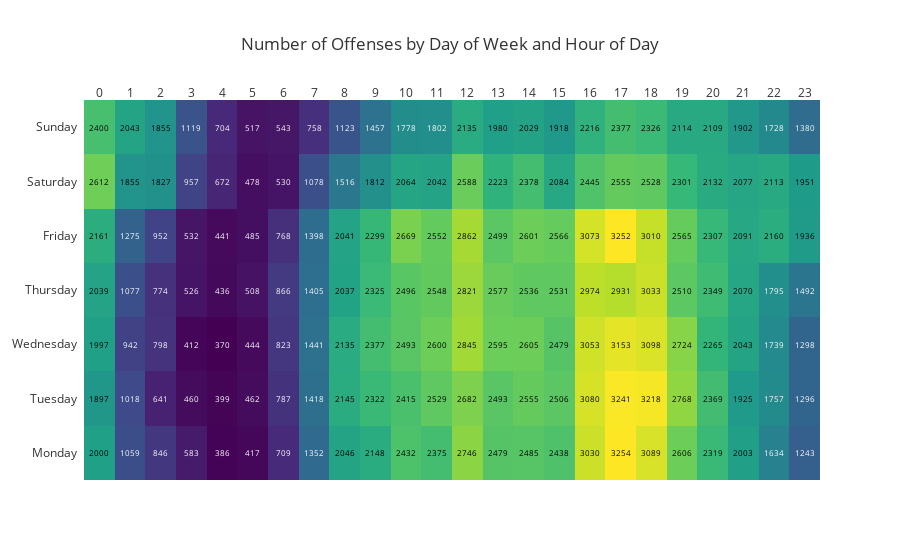

Notebook source saved alongside this figure:
### Code cell
fig = ff.create_annotated_heatmap(heatmap.values, x=heatmap.columns.to_list(), y=heatmap.index.to_list(), annotation_text=heatmap.values, colorscale='viridis')
(fig
 .update_layout(title_text="Number of Offenses by Day of Week and Hour of Day", xaxis_nticks=24)
)
for i in range(len(fig.layout.annotations)):
    fig.layout.annotations[i].font.size = 8
fig.show()

### Figure 1 — Plotly figure (JSON) as saved in the notebook; plotly's stock layout.template omitted (floating-point values rounded to 4 significant figures; data arrays with more than 128 entries replaced by an {"elided": "..."} marker saying what was removed)
{"data": [{"colorscale": [[0, "#440154"], [0.1111, "#482878"], [0.2222, "#3e4989"], [0.3333, "#31688e"], [0.4444, "#26828e"], [0.5556, "#1f9e89"], [0.6667, "#35b779"], [0.7778, "#6ece58"], [0.8889, "#b5de2b"], [1, "#fde725"]], "reversescale": false, "showscale": false, "type": "heatmap", "x": [0, 1, 2, 3, 4, 5, 6, 7, 8, 9, 10, 11, 12, 13, 14, 15, 16, 17, 18, 19, 20, 21, 22, 23], "y": ["Monday", "Tuesday", "Wednesday", "Thursday", "Friday", "Saturday", "Sunday"], "z": {"elided": "7x24 int values"}}], "layout": {"annotations": [{"font": {"color": "#000000", "size": 8}, "showarrow": false, "text": "2000", "x": 0, "xref": "x", "y": "Monday", "yref": "y"}, {"font": {"color": "#FFFFFF", "size": 8}, "showarrow": false, "text": "1059", "x": 1, "xref": "x", "y": "Monday", "yref": "y"}, {"font": {"color": "#FFFFFF", "size": 8}, "showarrow": false, "text": "846", "x": 2, "xref": "x", "y": "Monday", "yref": "y"}, {"font": {"color": "#FFFFFF", "size": 8}, "showarrow": false, "text": "583", "x": 3, "xref": "x", "y": "Monday", "yref": "y"}, {"font": {"color": "#FFFFFF", "size": 8}, "showarrow": false, "text": "386", "x": 4, "xref": "x", "y": "Monday", "yref": "y"}, {"font": {"color": "#FFFFFF", "size": 8}, "showarrow": false, "text": "417", "x": 5, "xref": "x", "y": "Monday", "yref": "y"}, {"font": {"color": "#FFFFFF", "size": 8}, "showarrow": false, "text": "709", "x": 6, "xref": "x", "y": "Monday", "yref": "y"}, {"font": {"color": "#FFFFFF", "size": 8}, "showarrow": false, "text": "1352", "x": 7, "xref": "x", "y": "Monday", "yref": "y"}, {"font": {"color": "#000000", "size": 8}, "showarrow": false, "text": "2046", "x": 8, "xref": "x", "y": "Monday", "yref": "y"}, {"font": {"color": "#000000", "size": 8}, "showarrow": false, "text": "2148", "x": 9, "xref": "x", "y": "Monday", "yref": "y"}, {"font": {"color": "#000000", "size": 8}, "showarrow": false, "text": "2432", "x": 10, "xref": "x", "y": "Monday", "yref": "y"}, {"font": {"color": "#000000", "size": 8}, "showarrow": false, "text": "2375", "x": 11, "xref": "x", "y": "Monday", "yref": "y"}, {"font": {"color": "#000000", "size": 8}, "showarrow": false, "text": "2746", "x": 12, "xref": "x", "y": "Monday", "yref": "y"}, {"font": {"color": "#000000", "size": 8}, "showarrow": false, "text": "2479", "x": 13, "xref": "x", "y": "Monday", "yref": "y"}, {"font": {"color": "#000000", "size": 8}, "showarrow": false, "text": "2485", "x": 14, "xref": "x", "y": "Monday", "yref": "y"}, {"font": {"color": "#000000", "size": 8}, "showarrow": false, "text": "2438", "x": 15, "xref": "x", "y": "Monday", "yref": "y"}, {"font": {"color": "#000000", "size": 8}, "showarrow": false, "text": "3030", "x": 16, "xref": "x", "y": "Monday", "yref": "y"}, {"font": {"color": "#000000", "size": 8}, "showarrow": false, "text": "3254", "x": 17, "xref": "x", "y": "Monday", "yref": "y"}, {"font": {"color": "#000000", "size": 8}, "showarrow": false, "text": "3089", "x": 18, "xref": "x", "y": "Monday", "yref": "y"}, {"font": {"color": "#000000", "size": 8}, "showarrow": false, "text": "2606", "x": 19, "xref": "x", "y": "Monday", "yref": "y"}, {"font": {"color": "#000000", "size": 8}, "showarrow": false, "text": "2319", "x": 20, "xref": "x", "y": "Monday", "yref": "y"}, {"font": {"color": "#000000", "size": 8}, "showarrow": false, "text": "2003", "x": 21, "xref": "x", "y": "Monday", "yref": "y"}, {"font": {"color": "#FFFFFF", "size": 8}, "showarrow": false, "text": "1634", "x": 22, "xref": "x", "y": "Monday", "yref": "y"}, {"font": {"color": "#FFFFFF", "size": 8}, "showarrow": false, "text": "1243", "x": 23, "xref": "x", "y": "Monday", "yref": "y"}, {"font": {"color": "#000000", "size": 8}, "showarrow": false, "text": "1897", "x": 0, "xref": "x", "y": "Tuesday", "yref": "y"}, {"font": {"color": "#FFFFFF", "size": 8}, "showarrow": false, "text": "1018", "x": 1, "xref": "x", "y": "Tuesday", "yref": "y"}, {"font": {"color": "#FFFFFF", "size": 8}, "showarrow": false, "text": "641", "x": 2, "xref": "x", "y": "Tuesday", "yref": "y"}, {"font": {"color": "#FFFFFF", "size": 8}, "showarrow": false, "text": "460", "x": 3, "xref": "x", "y": "Tuesday", "yref": "y"}, {"font": {"color": "#FFFFFF", "size": 8}, "showarrow": false, "text": "399", "x": 4, "xref": "x", "y": "Tuesday", "yref": "y"}, {"font": {"color": "#FFFFFF", "size": 8}, "showarrow": false, "text": "462", "x": 5, "xref": "x", "y": "Tuesday", "yref": "y"}, {"font": {"color": "#FFFFFF", "size": 8}, "showarrow": false, "text": "787", "x": 6, "xref": "x", "y": "Tuesday", "yref": "y"}, {"font": {"color": "#FFFFFF", "size": 8}, "showarrow": false, "text": "1418", "x": 7, "xref": "x", "y": "Tuesday", "yref": "y"}, {"font": {"color": "#000000", "size": 8}, "showarrow": false, "text": "2145", "x": 8, "xref": "x", "y": "Tuesday", "yref": "y"}, {"font": {"color": "#000000", "size": 8}, "showarrow": false, "text": "2322", "x": 9, "xref": "x", "y": "Tuesday", "yref": "y"}, {"font": {"color": "#000000", "size": 8}, "showarrow": false, "text": "2415", "x": 10, "xref": "x", "y": "Tuesday", "yref": "y"}, {"font": {"color": "#000000", "size": 8}, "showarrow": false, "text": "2529", "x": 11, "xref": "x", "y": "Tuesday", "yref": "y"}, {"font": {"color": "#000000", "size": 8}, "showarrow": false, "text": "2682", "x": 12, "xref": "x", "y": "Tuesday", "yref": "y"}, {"font": {"color": "#000000", "size": 8}, "showarrow": false, "text": "2493", "x": 13, "xref": "x", "y": "Tuesday", "yref": "y"}, {"font": {"color": "#000000", "size": 8}, "showarrow": false, "text": "2555", "x": 14, "xref": "x", "y": "Tuesday", "yref": "y"}, {"font": {"color": "#000000", "size": 8}, "showarrow": false, "text": "2506", "x": 15, "xref": "x", "y": "Tuesday", "yref": "y"}, {"font": {"color": "#000000", "size": 8}, "showarrow": false, "text": "3080", "x": 16, "xref": "x", "y": "Tuesday", "yref": "y"}, {"font": {"color": "#000000", "size": 8}, "showarrow": false, "text": "3241", "x": 17, "xref": "x", "y": "Tuesday", "yref": "y"}, {"font": {"color": "#000000", "size": 8}, "showarrow": false, "text": "3218", "x": 18, "xref": "x", "y": "Tuesday", "yref": "y"}, {"font": {"color": "#000000", "size": 8}, "showarrow": false, "text": "2768", "x": 19, "xref": "x", "y": "Tuesday", "yref": "y"}, {"font": {"color": "#000000", "size": 8}, "showarrow": false, "text": "2369", "x": 20, "xref": "x", "y": "Tuesday", "yref": "y"}, {"font": {"color": "#000000", "size": 8}, "showarrow": false, "text": "1925", "x": 21, "xref": "x", "y": "Tuesday", "yref": "y"}, {"font": {"color": "#FFFFFF", "size": 8}, "showarrow": false, "text": "1757", "x": 22, "xref": "x", "y": "Tuesday", "yref": "y"}, {"font": {"color": "#FFFFFF", "size": 8}, "showarrow": false, "text": "1296", "x": 23, "xref": "x", "y": "Tuesday", "yref": "y"}, {"font": {"color": "#000000", "size": 8}, "showarrow": false, "text": "1997", "x": 0, "xref": "x", "y": "Wednesday", "yref": "y"}, {"font": {"color": "#FFFFFF", "size": 8}, "showarrow": false, "text": "942", "x": 1, "xref": "x", "y": "Wednesday", "yref": "y"}, {"font": {"color": "#FFFFFF", "size": 8}, "showarrow": false, "text": "798", "x": 2, "xref": "x", "y": "Wednesday", "yref": "y"}, {"font": {"color": "#FFFFFF", "size": 8}, "showarrow": false, "text": "412", "x": 3, "xref": "x", "y": "Wednesday", "yref": "y"}, {"font": {"color": "#FFFFFF", "size": 8}, "showarrow": false, "text": "370", "x": 4, "xref": "x", "y": "Wednesday", "yref": "y"}, {"font": {"color": "#FFFFFF", "size": 8}, "showarrow": false, "text": "444", "x": 5, "xref": "x", "y": "Wednesday", "yref": "y"}, {"font": {"color": "#FFFFFF", "size": 8}, "showarrow": false, "text": "823", "x": 6, "xref": "x", "y": "Wednesday", "yref": "y"}, {"font": {"color": "#FFFFFF", "size": 8}, "showarrow": false, "text": "1441", "x": 7, "xref": "x", "y": "Wednesday", "yref": "y"}, {"font": {"color": "#000000", "size": 8}, "showarrow": false, "text": "2135", "x": 8, "xref": "x", "y": "Wednesday", "yref": "y"}, {"font": {"color": "#000000", "size": 8}, "showarrow": false, "text": "2377", "x": 9, "xref": "x", "y": "Wednesday", "yref": "y"}, {"font": {"color": "#000000", "size": 8}, "showarrow": false, "text": "2493", "x": 10, "xref": "x", "y": "Wednesday", "yref": "y"}, {"font": {"color": "#000000", "size": 8}, "showarrow": false, "text": "2600", "x": 11, "xref": "x", "y": "Wednesday", "yref": "y"}, {"font": {"color": "#000000", "size": 8}, "showarrow": false, "text": "2845", "x": 12, "xref": "x", "y": "Wednesday", "yref": "y"}, {"font": {"color": "#000000", "size": 8}, "showarrow": false, "text": "2595", "x": 13, "xref": "x", "y": "Wednesday", "yref": "y"}, {"font": {"color": "#000000", "size": 8}, "showarrow": false, "text": "2605", "x": 14, "xref": "x", "y": "Wednesday", "yref": "y"}, {"font": {"color": "#000000", "size": 8}, "showarrow": false, "text": "2479", "x": 15, "xref": "x", "y": "Wednesday", "yref": "y"}, {"font": {"color": "#000000", "size": 8}, "showarrow": false, "text": "3053", "x": 16, "xref": "x", "y": "Wednesday", "yref": "y"}, {"font": {"color": "#000000", "size": 8}, "showarrow": false, "text": "3153", "x": 17, "xref": "x", "y": "Wednesday", "yref": "y"}, {"font": {"color": "#000000", "size": 8}, "showarrow": false, "text": "3098", "x": 18, "xref": "x", "y": "Wednesday", "yref": "y"}, {"font": {"color": "#000000", "size": 8}, "showarrow": false, "text": "2724", "x": 19, "xref": "x", "y": "Wednesday", "yref": "y"}, {"font": {"color": "#000000", "size": 8}, "showarrow": false, "text": "2265", "x": 20, "xref": "x", "y": "Wednesday", "yref": "y"}, {"font": {"color": "#000000", "size": 8}, "showarrow": false, "text": "2043", "x": 21, "xref": "x", "y": "Wednesday", "yref": "y"}, {"font": {"color": "#FFFFFF", "size": 8}, "showarrow": false, "text": "1739", "x": 22, "xref": "x", "y": "Wednesday", "yref": "y"}, {"font": {"color": "#FFFFFF", "size": 8}, "showarrow": false, "text": "1298", "x": 23, "xref": "x", "y": "Wednesday", "yref": "y"}, {"font": {"color": "#000000", "size": 8}, "showarrow": false, "text": "2039", "x": 0, "xref": "x", "y": "Thursday", "yref": "y"}, {"font": {"color": "#FFFFFF", "size": 8}, "showarrow": false, "text": "1077", "x": 1, "xref": "x", "y": "Thursday", "yref": "y"}, {"font": {"color": "#FFFFFF", "size": 8}, "showarrow": false, "text": "774", "x": 2, "xref": "x", "y": "Thursday", "yref": "y"}, {"font": {"color": "#FFFFFF", "size": 8}, "showarrow": false, "text": "526", "x": 3, "xref": "x", "y": "Thursday", "yref": "y"}, {"font": {"color": "#FFFFFF", "size": 8}, "showarrow": false, "text": "436", "x": 4, "xref": "x", "y": "Thursday", "yref": "y"}, {"font": {"color": "#FFFFFF", "size": 8}, "showarrow": false, "text": "508", "x": 5, "xref": "x", "y": "Thursday", "yref": "y"}, {"font": {"color": "#FFFFFF", "size": 8}, "showarrow": false, "text": "866", "x": 6, "xref": "x", "y": "Thursday", "yref": "y"}, {"font": {"color": "#FFFFFF", "size": 8}, "showarrow": false, "text": "1405", "x": 7, "xref": "x", "y": "Thursday", "yref": "y"}, {"font": {"color": "#000000", "size": 8}, "showarrow": false, "text": "2037", "x": 8, "xref": "x", "y": "Thursday", "yref": "y"}, {"font": {"color": "#000000", "size": 8}, "showarrow": false, "text": "2325", "x": 9, "xref": "x", "y": "Thursday", "yref": "y"}, {"font": {"color": "#000000", "size": 8}, "showarrow": false, "text": "2496", "x": 10, "xref": "x", "y": "Thursday", "yref": "y"}, {"font": {"color": "#000000", "size": 8}, "showarrow": false, "text": "2548", "x": 11, "xref": "x", "y": "Thursday", "yref": "y"}, {"font": {"color": "#000000", "size": 8}, "showarrow": false, "text": "2821", "x": 12, "xref": "x", "y": "Thursday", "yref": "y"}, {"font": {"color": "#000000", "size": 8}, "showarrow": false, "text": "2577", "x": 13, "xref": "x", "y": "Thursday", "yref": "y"}, {"font": {"color": "#000000", "size": 8}, "showarrow": false, "text": "2536", "x": 14, "xref": "x", "y": "Thursday", "yref": "y"}, {"font": {"color": "#000000", "size": 8}, "showarrow": false, "text": "2531", "x": 15, "xref": "x", "y": "Thursday", "yref": "y"}, {"font": {"color": "#000000", "size": 8}, "showarrow": false, "text": "2974", "x": 16, "xref": "x", "y": "Thursday", "yref": "y"}, {"font": {"color": "#000000", "size": 8}, "showarrow": false, "text": "2931", "x": 17, "xref": "x", "y": "Thursday", "yref": "y"}, {"font": {"color": "#000000", "size": 8}, "showarrow": false, "text": "3033", "x": 18, "xref": "x", "y": "Thursday", "yref": "y"}, {"font": {"color": "#000000", "size": 8}, "showarrow": false, "text": "2510", "x": 19, "xref": "x", "y": "Thursday", "yref": "y"}, {"font": {"color": "#000000", "size": 8}, "showarrow": false, "text": "2349", "x": 20, "xref": "x", "y": "Thursday", "yref": "y"}, {"font": {"color": "#000000", "size": 8}, "showarrow": false, "text": "2070", "x": 21, "xref": "x", "y": "Thursday", "yref": "y"}, {"font": {"color": "#FFFFFF", "size": 8}, "showarrow": false, "text": "1795", "x": 22, "xref": "x", "y": "Thursday", "yref": "y"}, {"font": {"color": "#FFFFFF", "size": 8}, "showarrow": false, "text": "1492", "x": 23, "xref": "x", "y": "Thursday", "yref": "y"}, {"font": {"color": "#000000", "size": 8}, "showarrow": false, "text": "2161", "x": 0, "xref": "x", "y": "Friday", "yref": "y"}, {"font": {"color": "#FFFFFF", "size": 8}, "showarrow": false, "text": "1275", "x": 1, "xref": "x", "y": "Friday", "yref": "y"}, {"font": {"color": "#FFFFFF", "size": 8}, "showarrow": false, "text": "952", "x": 2, "xref": "x", "y": "Friday", "yref": "y"}, {"font": {"color": "#FFFFFF", "size": 8}, "showarrow": false, "text": "532", "x": 3, "xref": "x", "y": "Friday", "yref": "y"}, {"font": {"color": "#FFFFFF", "size": 8}, "showarrow": false, "text": "441", "x": 4, "xref": "x", "y": "Friday", "yref": "y"}, {"font": {"color": "#FFFFFF", "size": 8}, "showarrow": false, "text": "485", "x": 5, "xref": "x", "y": "Friday", "yref": "y"}, {"font": {"color": "#FFFFFF", "size": 8}, "showarrow": false, "text": "768", "x": 6, "xref": "x", "y": "Friday", "yref": "y"}, {"font": {"color": "#FFFFFF", "size": 8}, "showarrow": false, "text": "1398", "x": 7, "xref": "x", "y": "Friday", "yref": "y"}, {"font": {"color": "#000000", "size": 8}, "showarrow": false, "text": "2041", "x": 8, "xref": "x", "y": "Friday", "yref": "y"}, {"font": {"color": "#000000", "size": 8}, "showarrow": false, "text": "2299", "x": 9, "xref": "x", "y": "Friday", "yref": "y"}, {"font": {"color": "#000000", "size": 8}, "showarrow": false, "text": "2669", "x": 10, "xref": "x", "y": "Friday", "yref": "y"}, {"font": {"color": "#000000", "size": 8}, "showarrow": false, "text": "2552", "x": 11, "xref": "x", "y": "Friday", "yref": "y"}, {"font": {"color": "#000000", "size": 8}, "showarrow": false, "text": "2862", "x": 12, "xref": "x", "y": "Friday", "yref": "y"}, {"font": {"color": "#000000", "size": 8}, "showarrow": false, "text": "2499", "x": 13, "xref": "x", "y": "Friday", "yref": "y"}, {"font": {"color": "#000000", "size": 8}, "showarrow": false, "text": "2601", "x": 14, "xref": "x", "y": "Friday", "yref": "y"}, {"font": {"color": "#000000", "size": 8}, "showarrow": false, "text": "2566", "x": 15, "xref": "x", "y": "Friday", "yref": "y"}, {"font": {"color": "#000000", "size": 8}, "showarrow": false, "text": "3073", "x": 16, "xref": "x", "y": "Friday", "yref": "y"}, {"font": {"color": "#000000", "size": 8}, "showarrow": false, "text": "3252", "x": 17, "xref": "x", "y": "Friday", "yref": "y"}, {"font": {"color": "#000000", "size": 8}, "showarrow": false, "text": "3010", "x": 18, "xref": "x", "y": "Friday", "yref": "y"}, {"font": {"color": "#000000", "size": 8}, "showarrow": false, "text": "2565", "x": 19, "xref": "x", "y": "Friday", "yref": "y"}, {"font": {"color": "#000000", "size": 8}, "showarrow": false, "text": "2307", "x": 20, "xref": "x", "y": "Friday", "yref": "y"}, {"font": {"color": "#000000", "size": 8}, "showarrow": false, "text": "2091", "x": 21, "xref": "x", "y": "Friday", "yref": "y"}, {"font": {"color": "#000000", "size": 8}, "showarrow": false, "text": "2160", "x": 22, "xref": "x", "y": "Friday", "yref": "y"}, {"font": {"color": "#000000", "size": 8}, "showarrow": false, "text": "1936", "x": 23, "xref": "x", "y": "Friday", "yref": "y"}, {"font": {"color": "#000000", "size": 8}, "showarrow": false, "text": "2612", "x": 0, "xref": "x", "y": "Saturday", "yref": "y"}, {"font": {"color": "#000000", "size": 8}, "showarrow": false, "text": "1855", "x": 1, "xref": "x", "y": "Saturday", "yref": "y"}, {"font": {"color": "#000000", "size": 8}, "showarrow": false, "text": "1827", "x": 2, "xref": "x", "y": "Saturday", "yref": "y"}, {"font": {"color": "#FFFFFF", "size": 8}, "showarrow": false, "text": "957", "x": 3, "xref": "x", "y": "Saturday", "yref": "y"}, {"font": {"color": "#FFFFFF", "size": 8}, "showarrow": false, "text": "672", "x": 4, "xref": "x", "y": "Saturday", "yref": "y"}, {"font": {"color": "#FFFFFF", "size": 8}, "showarrow": false, "text": "478", "x": 5, "xref": "x", "y": "Saturday", "yref": "y"}, {"font": {"color": "#FFFFFF", "size": 8}, "showarrow": false, "text": "530", "x": 6, "xref": "x", "y": "Saturday", "yref": "y"}, {"font": {"color": "#FFFFFF", "size": 8}, "showarrow": false, "text": "1078", "x": 7, "xref": "x", "y": "Saturday", "yref": "y"}, {"font": {"color": "#FFFFFF", "size": 8}, "showarrow": false, "text": "1516", "x": 8, "xref": "x", "y": "Saturday", "yref": "y"}, {"font": {"color": "#000000", "size": 8}, "showarrow": false, "text": "1812", "x": 9, "xref": "x", "y": "Saturday", "yref": "y"}, {"font": {"color": "#000000", "size": 8}, "showarrow": false, "text": "2064", "x": 10, "xref": "x", "y": "Saturday", "yref": "y"}, {"font": {"color": "#000000", "size": 8}, "showarrow": false, "text": "2042", "x": 11, "xref": "x", "y": "Saturday", "yref": "y"}, {"font": {"color": "#000000", "size": 8}, "showarrow": false, "text": "2588", "x": 12, "xref": "x", "y": "Saturday", "yref": "y"}, {"font": {"color": "#000000", "size": 8}, "showarrow": false, "text": "2223", "x": 13, "xref": "x", "y": "Saturday", "yref": "y"}, {"font": {"color": "#000000", "size": 8}, "showarrow": false, "text": "2378", "x": 14, "xref": "x", "y": "Saturday", "yref": "y"}, {"font": {"color": "#000000", "size": 8}, "showarrow": false, "text": "2084", "x": 15, "xref": "x", "y": "Saturday", "yref": "y"}, {"font": {"color": "#000000", "size": 8}, "showarrow": false, "text": "2445", "x": 16, "xref": "x", "y": "Saturday", "yref": "y"}, {"font": {"color": "#000000", "size": 8}, "showarrow": false, "text": "2555", "x": 17, "xref": "x", "y": "Saturday", "yref": "y"}, {"font": {"color": "#000000", "size": 8}, "showarrow": false, "text": "2528", "x": 18, "xref": "x", "y": "Saturday", "yref": "y"}, {"font": {"color": "#000000", "size": 8}, "showarrow": false, "text": "2301", "x": 19, "xref": "x", "y": "Saturday", "yref": "y"}, {"font": {"color": "#000000", "size": 8}, "showarrow": false, "text": "2132", "x": 20, "xref": "x", "y": "Saturday", "yref": "y"}, {"font": {"color": "#000000", "size": 8}, "showarrow": false, "text": "2077", "x": 21, "xref": "x", "y": "Saturday", "yref": "y"}, {"font": {"color": "#000000", "size": 8}, "showarrow": false, "text": "2113", "x": 22, "xref": "x", "y": "Saturday", "yref": "y"}, {"font": {"color": "#000000", "size": 8}, "showarrow": false, "text": "1951", "x": 23, "xref": "x", "y": "Saturday", "yref": "y"}, {"font": {"color": "#000000", "size": 8}, "showarrow": false, "text": "2400", "x": 0, "xref": "x", "y": "Sunday", "yref": "y"}, {"font": {"color": "#000000", "size": 8}, "showarrow": false, "text": "2043", "x": 1, "xref": "x", "y": "Sunday", "yref": "y"}, {"font": {"color": "#000000", "size": 8}, "showarrow": false, "text": "1855", "x": 2, "xref": "x", "y": "Sunday", "yref": "y"}, {"font": {"color": "#FFFFFF", "size": 8}, "showarrow": false, "text": "1119", "x": 3, "xref": "x", "y": "Sunday", "yref": "y"}, {"font": {"color": "#FFFFFF", "size": 8}, "showarrow": false, "text": "704", "x": 4, "xref": "x", "y": "Sunday", "yref": "y"}, {"font": {"color": "#FFFFFF", "size": 8}, "showarrow": false, "text": "517", "x": 5, "xref": "x", "y": "Sunday", "yref": "y"}, {"font": {"color": "#FFFFFF", "size": 8}, "showarrow": false, "text": "543", "x": 6, "xref": "x", "y": "Sunday", "yref": "y"}, {"font": {"color": "#FFFFFF", "size": 8}, "showarrow": false, "text": "758", "x": 7, "xref": "x", "y": "Sunday", "yref": "y"}, {"font": {"color": "#FFFFFF", "size": 8}, "showarrow": false, "text": "1123", "x": 8, "xref": "x", "y": "Sunday", "yref": "y"}, {"font": {"color": "#FFFFFF", "size": 8}, "showarrow": false, "text": "1457", "x": 9, "xref": "x", "y": "Sunday", "yref": "y"}, {"font": {"color": "#FFFFFF", "size": 8}, "showarrow": false, "text": "1778", "x": 10, "xref": "x", "y": "Sunday", "yref": "y"}, {"font": {"color": "#FFFFFF", "size": 8}, "showarrow": false, "text": "1802", "x": 11, "xref": "x", "y": "Sunday", "yref": "y"}, {"font": {"color": "#000000", "size": 8}, "showarrow": false, "text": "2135", "x": 12, "xref": "x", "y": "Sunday", "yref": "y"}, {"font": {"color": "#000000", "size": 8}, "showarrow": false, "text": "1980", "x": 13, "xref": "x", "y": "Sunday", "yref": "y"}, {"font": {"color": "#000000", "size": 8}, "showarrow": false, "text": "2029", "x": 14, "xref": "x", "y": "Sunday", "yref": "y"}, {"font": {"color": "#000000", "size": 8}, "showarrow": false, "text": "1918", "x": 15, "xref": "x", "y": "Sunday", "yref": "y"}, {"font": {"color": "#000000", "size": 8}, "showarrow": false, "text": "2216", "x": 16, "xref": "x", "y": "Sunday", "yref": "y"}, {"font": {"color": "#000000", "size": 8}, "showarrow": false, "text": "2377", "x": 17, "xref": "x", "y": "Sunday", "yref": "y"}, {"font": {"color": "#000000", "size": 8}, "showarrow": false, "text": "2326", "x": 18, "xref": "x", "y": "Sunday", "yref": "y"}, {"font": {"color": "#000000", "size": 8}, "showarrow": false, "text": "2114", "x": 19, "xref": "x", "y": "Sunday", "yref": "y"}, {"font": {"color": "#000000", "size": 8}, "showarrow": false, "text": "2109", "x": 20, "xref": "x", "y": "Sunday", "yref": "y"}, {"font": {"color": "#000000", "size": 8}, "showarrow": false, "text": "1902", "x": 21, "xref": "x", "y": "Sunday", "yref": "y"}, {"font": {"color": "#FFFFFF", "size": 8}, "showarrow": false, "text": "1728", "x": 22, "xref": "x", "y": "Sunday", "yref": "y"}, {"font": {"color": "#FFFFFF", "size": 8}, "showarrow": false, "text": "1380", "x": 23, "xref": "x", "y": "Sunday", "yref": "y"}], "autosize": true, "title": {"text": "Number of Offenses by Day of Week and Hour of Day"}, "xaxis": {"autorange": true, "dtick": 1, "gridcolor": "rgb(0, 0, 0)", "nticks": 24, "range": [-0.5, 23.5], "side": "top", "ticks": "", "type": "linear"}, "yaxis": {"autorange": true, "dtick": 1, "range": [-0.5, 6.5], "ticks": "", "ticksuffix": "  ", "type": "category"}}}
